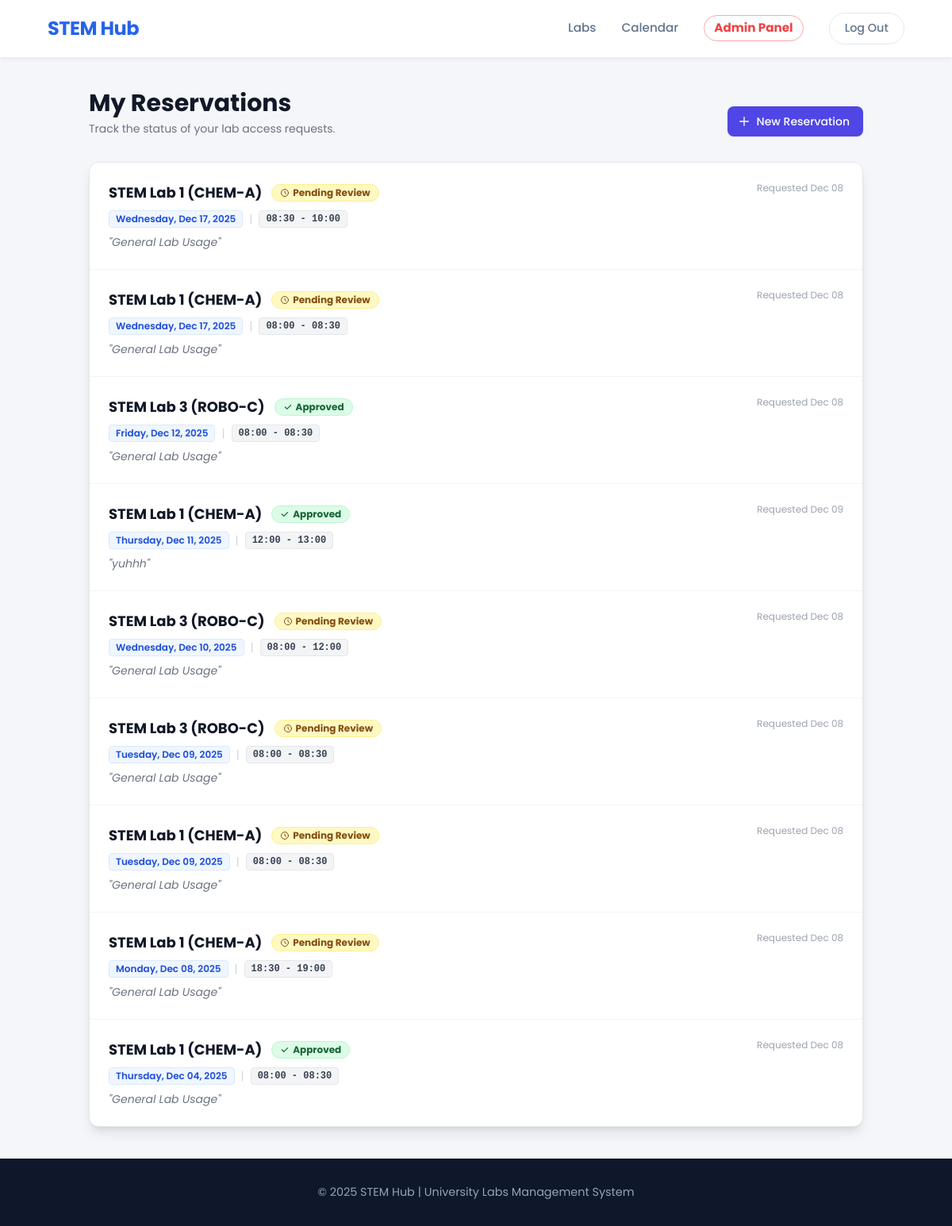
Page /reservations/my-reservations/ (signed in) on the earlier database version.
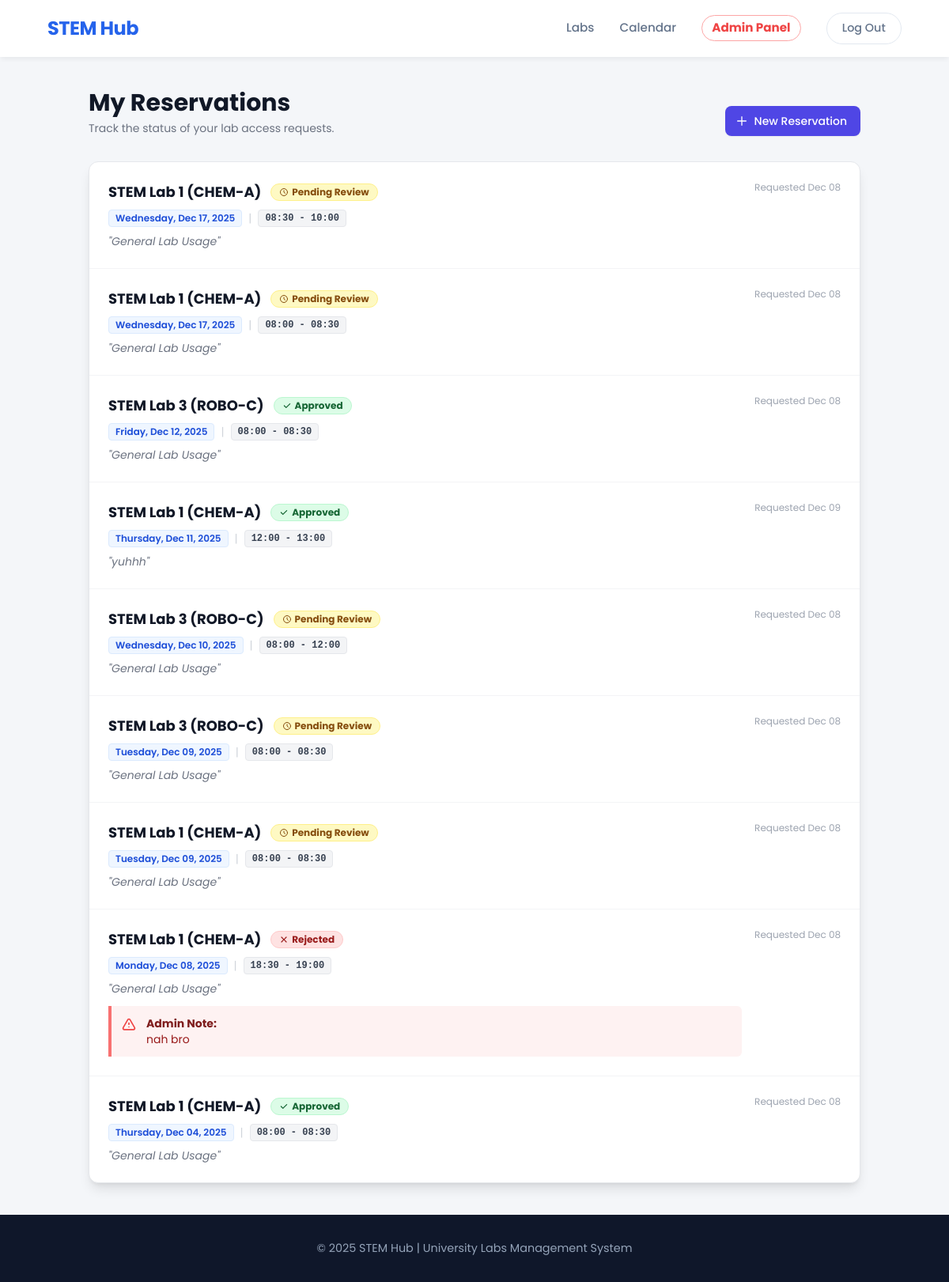
Same page on the later database version.
### reservations/models.py (models this page shows, shortened)
class Reservation(models.Model):
    STATUS_CHOICES = [
        ('PENDING', 'Pending Approval'),
        ('CONFIRMED', 'Confirmed'),
        ('REJECTED', 'Rejected'),
    ]
    user = models.ForeignKey(User, on_delete=models.CASCADE)
    lab = models.ForeignKey(Lab, on_delete=models.CASCADE)
    date = models.DateField()
    start_time = models.TimeField()
    end_time = models.TimeField()
    purpose = models.TextField(help_text="Reason for booking (e.g., Thesis Research, Class Project)")
    rejection_reason = models.TextField(blank=True, null=True, help_text="Reason why the admin rejected this request")
    status = models.CharField(max_length=10, choices=STATUS_CHOICES, default='PENDING')
    created_at = models.DateTimeField(auto_now_add=True)

### labs/models.py (models this page shows, shortened)
class Lab(models.Model):
    name = models.CharField(max_length=200)
    slug = models.SlugField(unique=True)
    capacity = models.PositiveIntegerField()
    description = models.TextField()
    map_svg_id = models.CharField(max_length=50, unique=True, help_text="Matches ID in Figma SVG")
    is_active = models.BooleanField(default=True)
    safety_guidelines = models.TextField()

### reservations/views.py (the view)
# urls.py: path('my-reservations/', views.my_reservations, name='my_reservations'),
@login_required
def my_reservations(request):
    reservations = Reservation.objects.filter(user=request.user).order_by('-date', '-start_time')
    return render(request, 'reservations/my_reservations.html', {'reservations': reservations})

### notifications/context_processors.py (called while the page is built)
def user_notifications(request):
    if request.user.is_authenticated:
        notifs = Notification.objects.filter(recipient=request.user, is_read=False)
        return {
            'notifications_list': notifs,
            'unread_count': notifs.count()
        }
    return {}

### CORE/templates/reservations/my_reservations.html (shortened to what the changed rows need)
{% load static %}
<!DOCTYPE html>
<html lang="en">
<head>
    <script src="https://cdn.tailwindcss.com"></script>
</head>
<body>
    <header>
        <h1><a href="/">STEM Hub</a></h1>
    </header>
    <main class="max-w-5xl mx-auto w-full px-6 py-10">
        <div class="flex flex-col sm:flex-row justify-between items-start sm:items-end mb-8 gap-4">
            <div>
                <h1 class="text-3xl font-bold text-gray-900">My Reservations</h1>
            </div>
        </div>
        <div class="bg-white shadow-lg overflow-hidden rounded-xl border border-gray-200">
            {% if reservations %}
            <ul class="divide-y divide-gray-100">
                {% for res in reservations %}
                <li class="p-6 hover:bg-gray-50 transition duration-150">
                    <div class="flex flex-col md:flex-row justify-between md:items-start gap-4">
                        <div class="flex-grow">
                            <div class="flex items-center gap-3 mb-2 flex-wrap">
                                <h3 class="text-lg font-bold text-gray-900">{{ res.lab.name }}</h3>
                                {% if res.status == 'CONFIRMED' %}
                                    <span class="inline-flex items-center px-2.5 py-0.5 rounded-full text-xs font-bold bg-green-100 text-green-800 border border-green-200">
                                        <svg class="w-3 h-3 mr-1" fill="currentColor" viewBox="0 0 20 20"><path fill-rule="evenodd" d="M16.707 5.293a1 1 0 010 1.414l-8 8a1 1 0 01-1.414 0l-4-4a1 1 0 011.414-1.414L8 12.586l7.293-7.293a1 1 0 011.414 0z" clip-rule="evenodd"></path></svg>
                                        Approved
                                    </span>
                                {% elif res.status == 'REJECTED' %}
                                    <span class="inline-flex items-center px-2.5 py-0.5 rounded-full text-xs font-bold bg-red-100 text-red-800 border border-red-200">
                                        Rejected
                                    </span>
                                {% else %}
                                    <span class="inline-flex items-center px-2.5 py-0.5 rounded-full text-xs font-bold bg-yellow-100 text-yellow-800 border border-yellow-200">
                                        <svg class="w-3 h-3 mr-1" fill="none" stroke="currentColor" viewBox="0 0 24 24"><path stroke-linecap="round" stroke-linejoin="round" stroke-width="2" d="M12 8v4l3 3m6-3a9 9 0 11-18 0 9 9 0 0118 0z"></path></svg>
                                        Pending Review
                                    </span>
                                {% endif %}
                            </div>
                            <div class="text-sm text-gray-600 flex items-center gap-2 mb-2">
                                <span class="bg-blue-50 text-blue-700 px-2 py-0.5 rounded text-xs font-semibold border border-blue-100">
                                    {{ res.date|date:"l, M d, Y" }}
                                </span>
                                <span class="text-gray-300">|</span>
                                <span class="bg-gray-100 text-gray-700 px-2 py-0.5 rounded text-xs font-semibold border border-gray-200 font-mono">
                                    {{ res.start_time|time:"H:i" }} - {{ res.end_time|time:"H:i" }}
                                </span>
                            </div>
                            <p class="text-sm text-gray-500 italic">"{{ res.purpose }}"</p>
                            {% if res.status == 'REJECTED' and res.rejection_reason %}
                            <div class="mt-3 bg-red-50 border-l-4 border-red-400 p-3 rounded-r-md text-sm text-red-800 flex items-start gap-3">
                                <div>
                                    <span class="font-bold block text-red-900">Admin Note:</span>
                                    {{ res.rejection_reason }}
                                </div>
                            </div>
                            {% endif %}
                        </div>
                        <div class="text-xs text-gray-400 whitespace-nowrap mt-2 md:mt-0">
                            Requested {{ res.created_at|date:"M d" }}
                        </div>
                    </div>
                </li>
                {% endfor %}
            </ul>
            {% endif %}
        </div>
    </main>
</body>
</html>

Differences in the rows shown:
changed Reservation: rejection_reason (not shown) → "nah bro"; status "Pending Review" → "Rejected Admin Note:"
